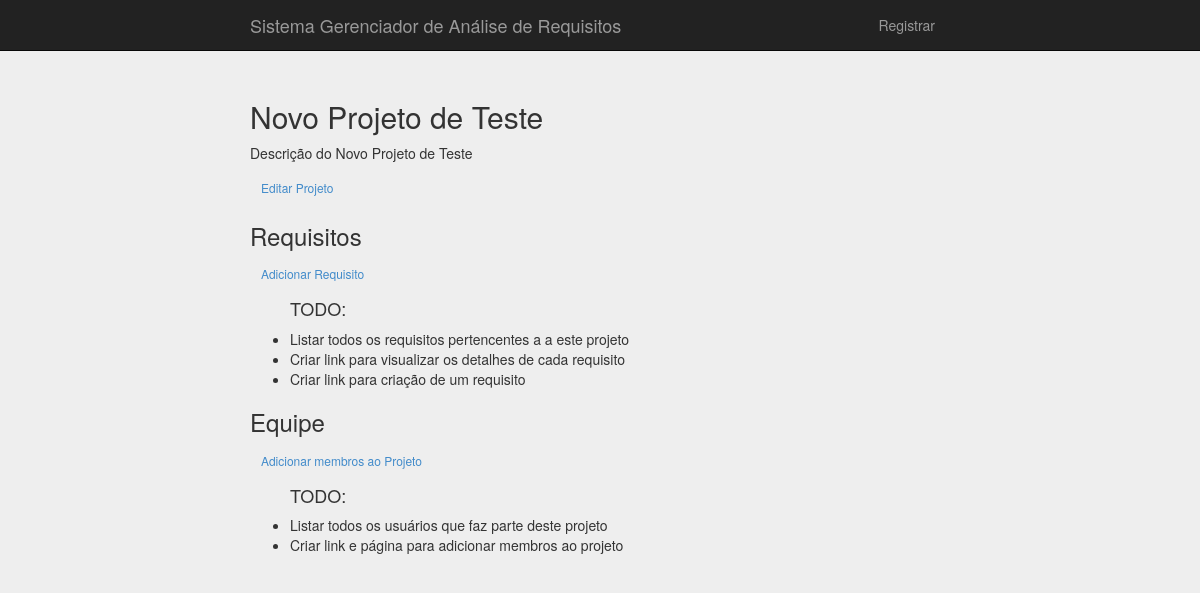
The page /analise_de_requisitos/show/4 on the database its author committed.
### analise_de_requisitos/models.py (models this page shows)
class AnaliseDeRequisitos(models.Model):
    nome = models.CharField(max_length=255, null=False)
    descricao = models.TextField()

### analise_de_requisitos/views.py (the view)
# urls.py: url(r'^show/(?P<ar_id>\d+)$', views.show, name='ar_show'),
def show(request, ar_id):
    request.session['ar_id'] = ar_id
    analise_de_requisito = AnaliseDeRequisitos.objects.get(id=ar_id)
    return render(request, 'analise_de_requisitos/show.html', {'analise_de_requisito': analise_de_requisito})

### analise_de_requisitos/templates/analise_de_requisitos/show.html
{% extends 'base.html' %}
{% block content %}
    <h2>{{ analise_de_requisito.nome }}</h2>
    <p>{{ analise_de_requisito.descricao }}</p>
    <a href="#" class="btn btn-link btn-sm">Editar Projeto</a>
    <h3>Requisitos</h3>
    <a href="#" class="btn btn-link btn-sm">Adicionar Requisito</a>
    <ul>
        <h4>TODO:</h4>
        <li>Listar todos os requisitos pertencentes a a este projeto</li>
        <li>Criar link para visualizar os detalhes de cada requisito</li>
        <li>Criar link para criação de um requisito</li>
    </ul>
    <h3>Equipe</h3>
    <a href="#" class="btn btn-link btn-sm">Adicionar membros ao Projeto</a>
    <ul>
        <h4>TODO:</h4>
        <li>Listar todos os usuários que faz parte deste projeto</li>
        <li>Criar link e página para adicionar membros ao projeto</li>
    </ul>
{% endblock %}

### static/styles/main.css (style rules this page uses)
body { padding-top: 50px; padding-bottom: 20px; }

### static/styles/signin.css (style rules this page uses)
body { padding-top: 40px; padding-bottom: 40px; background-color: #eee; }

### rows shown on the page
AnaliseDeRequisitos: nome "Novo Projeto de Teste", descricao "Descrição do Novo Projeto de Teste"
